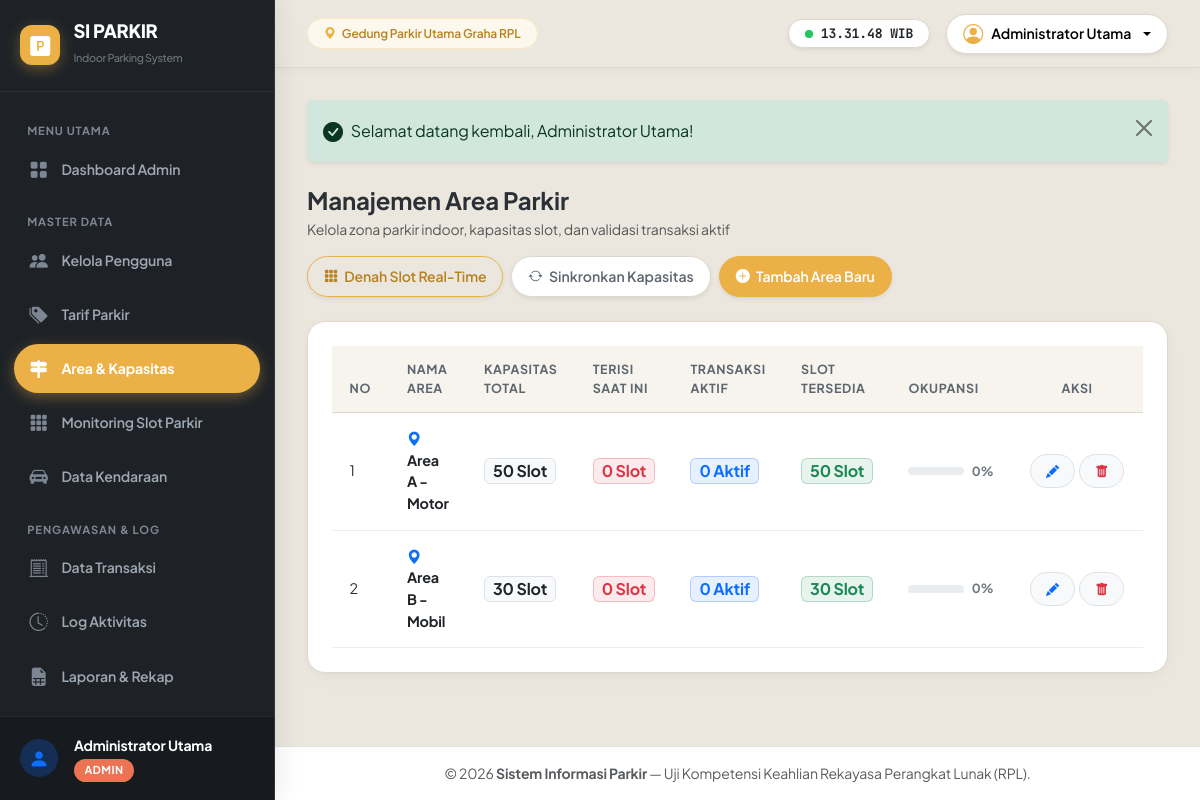
Page /admin/area/index.php (signed in) on the committed database.
### tables this page shows
CREATE TABLE `tb_area_parkir` (
  `id_area` INT AUTO_INCREMENT PRIMARY KEY,
  `nama_area` VARCHAR(50) NOT NULL,
  `kapasitas` INT NOT NULL,
  `terisi` INT NOT NULL DEFAULT 0,
  INDEX `idx_area_nama` (`nama_area`)
);

### admin/area/index.php (the view, shortened to what this page needs)
<?php
require_once __DIR__ . '/../../includes/header.php';
$pdo = getDBConnection();
$stmt = $pdo->query("
    SELECT a.*,
           COUNT(t.id_parkir) AS total_transaksi,
           (SELECT COUNT(*) FROM tb_transaksi tk WHERE tk.id_area = a.id_area AND tk.status = 'masuk') AS terisi_aktual
    FROM tb_area_parkir a
    LEFT JOIN tb_transaksi t ON a.id_area = t.id_area
    GROUP BY a.id_area
    ORDER BY a.nama_area ASC
");
$areaList = $stmt->fetchAll();
$adaDiskrepansi = false;
?>
<div class="d-flex flex-wrap justify-content-between align-items-center gap-3 mb-4">
    <div>
        <h4 class="fw-bold mb-1">Manajemen Area Parkir</h4>
        <p class="text-muted small mb-0">Kelola zona parkir indoor, kapasitas slot, dan validasi transaksi aktif</p>
    </div>
    <div class="d-flex gap-2">
        <a href="<?= BASE_URL ?>/petugas/monitoring_slot.php" class="btn btn-outline-primary rounded-pill px-3 shadow-sm">
            <i class="bi bi-grid-3x3-gap-fill me-1"></i> Denah Slot Real-Time
        </a>
        <form method="POST" action="" class="d-inline" onsubmit="return confirm('Apakah Anda yakin ingin menyinkronkan kapasitas terisi dengan transaksi aktif?');">
            <button type="submit" class="btn btn-outline-secondary rounded-pill px-3 shadow-sm <?= $adaDiskrepansi ? 'btn-warning text-dark border-warning' : '' ?>" title="Sinkronkan kapasitas dengan transaksi aktif">
                <i class="bi bi-arrow-repeat me-1"></i> Sinkronkan Kapasitas
            </button>
        </form>
        <a href="<?= BASE_URL ?>/admin/area/tambah.php" class="btn btn-primary rounded-pill px-3 shadow-sm">
            <i class="bi bi-plus-circle-fill me-1"></i> Tambah Area Baru
        </a>
    </div>
</div>
<div class="card-custom p-4">
    <div class="table-responsive">
        <table class="table table-custom table-hover mb-0">
            <thead>
                <tr>
                    <th style="width: 60px;">No</th>
                    <th>Nama Area</th>
                    <th>Kapasitas Total</th>
                    <th>Terisi Saat Ini</th>
                    <th>Transaksi Aktif</th>
                    <th>Slot Tersedia</th>
                    <th style="width: 180px;">Okupansi</th>
                    <th style="width: 140px;" class="text-center">Aksi</th>
                </tr>
            </thead>
            <tbody>
                <?php if (empty($areaList)): ?>
                    <tr>
                        <td colspan="8" class="text-center text-muted py-4">Belum ada data area parkir.</td>
                    </tr>
                <?php else: ?>
                    <?php $no = 1; foreach ($areaList as $a):
                        $kap = max(1, (int)$a['kapasitas']);
                        $ter = (int)$a['terisi'];
                        $terAktual = (int)$a['terisi_aktual'];
                        $sisa = max(0, $kap - $ter);
                        $persen = min(100, round(($ter / $kap) * 100));
                    ?>
                        <tr>
                            <td><?= $no++ ?></td>
                            <td class="fw-bold text-dark">
                                <i class="bi bi-geo-alt-fill text-primary me-2"></i>
                                <?= htmlspecialchars($a['nama_area']) ?>
                            </td>
                            <td><span class="badge bg-light text-dark border px-2 py-1 fs-6"><?= $kap ?> Slot</span></td>
                            <td>
                                <span class="badge bg-danger bg-opacity-10 text-danger border border-danger border-opacity-25 px-2 py-1 fs-6"><?= $ter ?> Slot</span>
                            </td>
                            <td>
                                <span class="badge bg-primary bg-opacity-10 text-primary border border-primary border-opacity-25 px-2 py-1 fs-6"><?= $terAktual ?> Aktif</span>
                            </td>
                            <td><span class="badge bg-success bg-opacity-10 text-success border border-success border-opacity-25 px-2 py-1 fs-6"><?= $sisa ?> Slot</span></td>
                            <td>
                                <div class="d-flex align-items-center gap-2">
                                    <div class="progress flex-grow-1" style="height: 8px;">
                                    </div>
                                    <small class="fw-bold text-secondary"><?= $persen ?>%</small>
                                </div>
                            </td>
                            <td class="text-center">
                                <div class="d-inline-flex gap-1">
                                    <a href="<?= BASE_URL ?>/admin/area/edit.php?id=<?= $a['id_area'] ?>" class="btn btn-light btn-sm border btn-action" title="Edit Area">
                                        <i class="bi bi-pencil-fill text-primary"></i>
                                    </a>
                                    <?php if ($ter === 0 && (int)$a['total_transaksi'] === 0): ?>
                                        <a href="<?= BASE_URL ?>/admin/area/hapus.php?id=<?= $a['id_area'] ?>" class="btn btn-light btn-sm border btn-action"
                                           title="Hapus Area" data-confirm="Hapus area '<?= htmlspecialchars($a['nama_area']) ?>'?">
                                            <i class="bi bi-trash-fill text-danger"></i>
                                        </a>
                                    <?php else: ?>
                                        <button class="btn btn-light btn-sm border btn-action text-muted" title="Tidak dapat dihapus karena memiliki riwayat atau kendaraan aktif" disabled>
                                            <i class="bi bi-lock-fill"></i>
                                        </button>
                                    <?php endif; ?>
                                </div>
                            </td>
                        </tr>
                    <?php endforeach; ?>
                <?php endif; ?>
            </tbody>
        </table>
    </div>
</div>
<?php require_once __DIR__ . '/../../includes/footer.php'; ?>

### assets/css/style.css (style rules this page uses)
:root { --primary-color: #ebb146; --primary-hover: #d39b33; --primary-subtle: #fdf8ed; --primary-dark: #b88220; --sidebar-bg: #1e2227; --sidebar-hover: #2a3037; --sidebar-active: #ebb146; --body-bg: #ece7de; --card-bg: #ffffff; --card-border: #ded8ce; --card-alt: #f7f4ee; --text-main: #2b3036; --text-secondary: #5e6670; --text-muted: #8c939b; --accent-coral: #eb7454; --accent-emerald: #15803d; --accent-dark: #111827; --radius-sm: 8px; --radius-md: 14px; --radius-lg: 18px; --radius-pill: 999px; }
body { font-family: 'Plus Jakarta Sans', -apple-system, BlinkMacSystemFont, "Segoe UI", Roboto, sans-serif; background-color: var(--body-bg); color: var(--text-main); overflow-x: hidden; min-height: 100vh; -webkit-font-smoothing: antialiased; -moz-osx-font-smoothing: grayscale; letter-spacing: -0.01em; }
.card-custom { background-color: var(--card-bg); border-radius: var(--radius-lg); border: 1px solid var(--card-border); box-shadow: 0 2px 8px rgba(0, 0, 0, 0.03), 0 8px 24px rgba(0, 0, 0, 0.02); transition: transform 0.2s cubic-bezier(0.16, 1, 0.3, 1), box-shadow 0.2s cubic-bezier(0.16, 1, 0.3, 1); overflow: hidden; }
.btn { border-radius: var(--radius-pill); font-weight: 600; font-size: 0.88rem; padding: 0.55rem 1.25rem; transition: all 0.2s cubic-bezier(0.16, 1, 0.3, 1); }
.btn-sm { padding: 0.38rem 0.95rem; font-size: 0.82rem; }
.btn-primary { background-color: var(--primary-color) !important; border-color: var(--primary-color) !important; color: #ffffff !important; box-shadow: 0 4px 12px rgba(235, 177, 70, 0.32); }
.btn-outline-primary { border: 1.5px solid var(--primary-color) !important; color: var(--primary-dark) !important; background-color: transparent !important; }
.btn-outline-secondary { border: 1.5px solid var(--card-border) !important; color: var(--text-secondary) !important; background-color: #ffffff !important; }
.table-custom { vertical-align: middle; }
.table-custom thead th { background-color: var(--card-alt); color: var(--text-secondary); font-weight: 700; font-size: 0.78rem; text-transform: uppercase; letter-spacing: 0.05em; border-bottom: 1px solid var(--card-border); padding: 0.9rem 1.1rem; }
.table-custom tbody td { padding: 0.95rem 1.1rem; color: var(--text-main); font-size: 0.9rem; border-bottom: 1px solid #f1ece5; }

### rows in the picture
tb_area_parkir: nama_area "Area A - Motor", kapasitas "50", terisi "0", terAktual "0"
tb_area_parkir: nama_area "Area B - Mobil", kapasitas "30", terisi "0", terAktual "0"

### other values in the picture
$userNama "Administrator Utama"
$userRole "ADMIN"
APP_LOCATION "Gedung Parkir Utama Graha RPL"
$user['nama_lengkap'] "Administrator Utama"
$text "Selamat datang kembali, Administrator Utama!"
APP_NAME "Sistem Informasi Parkir"
